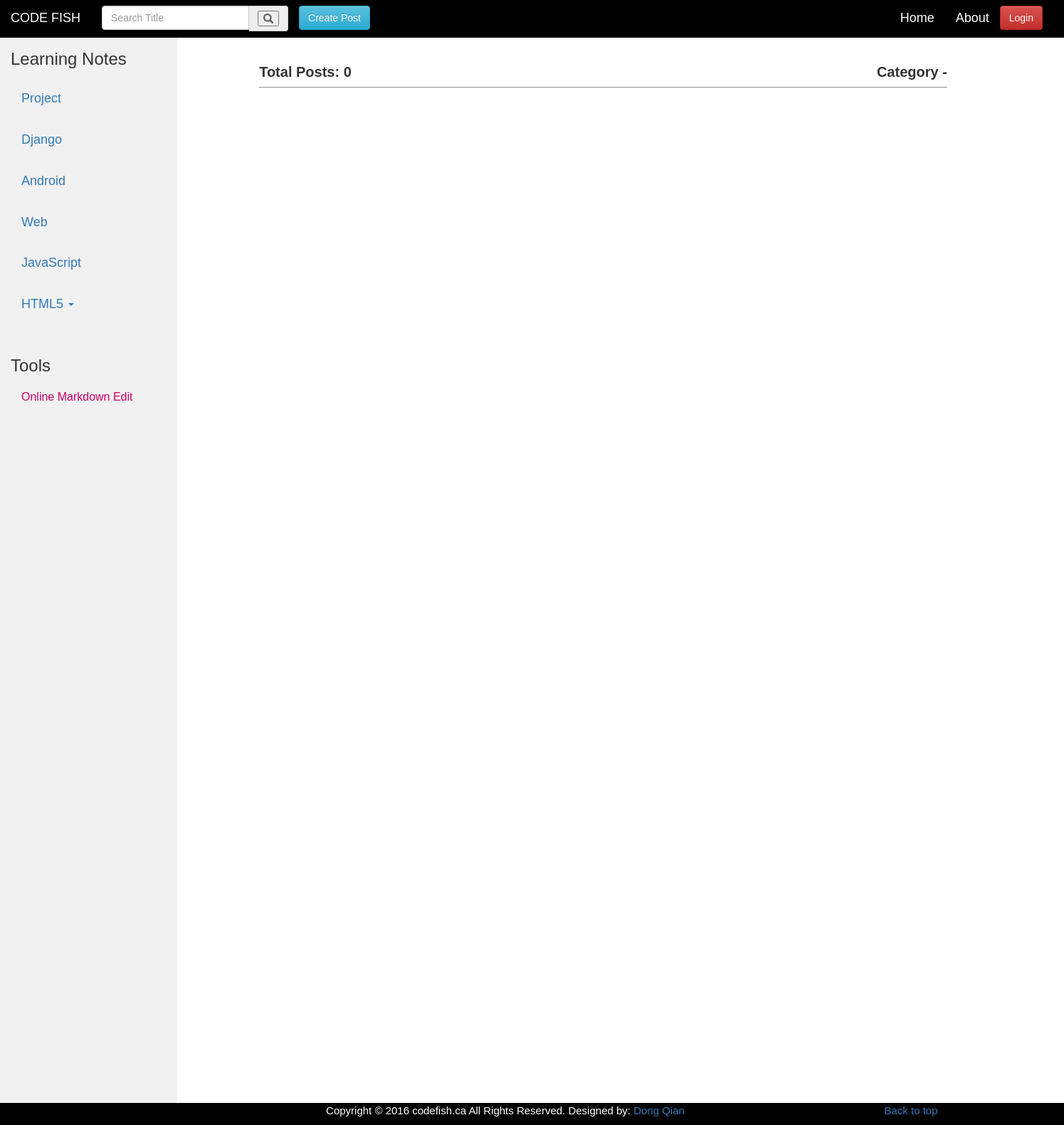
Before: /category/Web/ with the older database file.
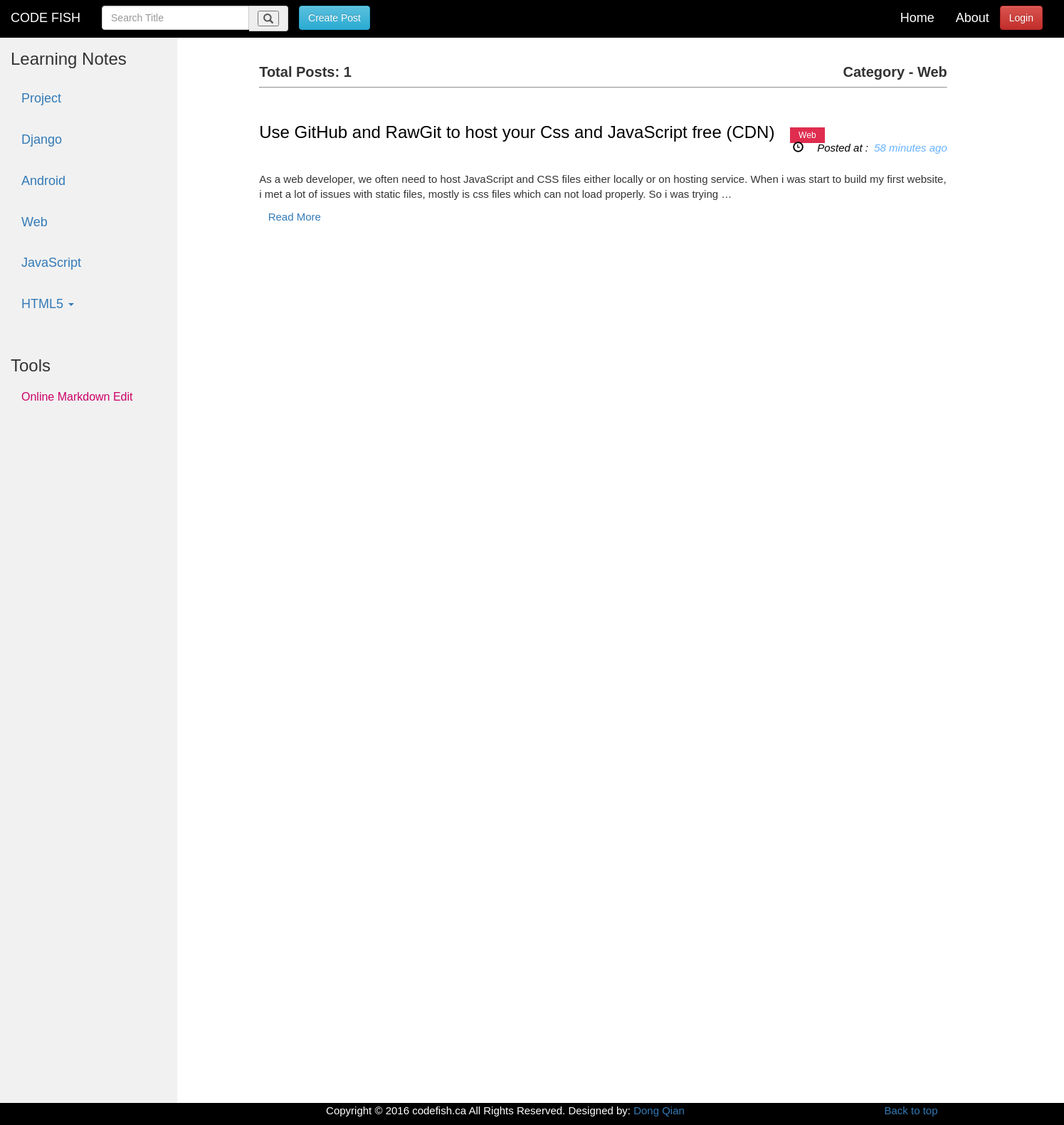
After: the same page with the newer database file.
### article/models.py (models this page shows, shortened)
class Article(models.Model) :
    title = models.CharField(max_length = 100)
    category = models.CharField(max_length = 50)
    date_time = models.DateTimeField(auto_now_add = True)
    content = models.TextField()
    slug = models.SlugField(max_length=100, unique=True, db_index=True)
    views = models.IntegerField(default=0)
    class Meta:
        ordering = ['-date_time']

### article/views.py (the view)
# urls.py: url(r'^category/(?P<tag>\w+)/$', views.search_tag, name='search_tag'),
def search_tag(request, tag):
    try:
        post_list = Article.objects.filter(category__iexact=tag)
    except Article.DoesNotExist:
        raise Http404
    context = {
        'post_list': post_list,
    }
    return render(request, 'postList.html', context)

### article/templatetags/custom_markdown.py (called while the page is built)
@register.filter(is_safe=True)
@stringfilter
def custom_markdown(value):
    return mark_safe(markdown.markdown(value,
        extensions = ['markdown.extensions.fenced_code', 'markdown.extensions.codehilite'],
                                       safe_mode=True,
                                       enable_attributes=False))

### templates/postList.html (shortened to what this page needs)
{% extends "base.html" %}
{% load custom_markdown %}
{% block content %}
<div>
    {% if error %}
        <h2 class="post-title">No articles match your search!</a></h2>
    {% else %}
    <div>
        <h3 class ='totalPost'> Total Posts: {{ post_list.count }}<span class="head">Category - {{ post_list.0.category }} </span></h3>
        <hr id="underLine">
    </div>
    <br>
    {% for post in post_list %}
        <h3><a class="title" href="{% url "postDetail" slug=post.slug %}">{{ post.title }}</a>
            <a class ="category" href="{% url "search_tag" tag=post.category %}">{{ post.category }}</a>
            <span class="timeLocation"><span class="glyphicon glyphicon-time">&nbsp;</span> Posted at&nbsp;:&nbsp;&nbsp;<span class="time">{{ post.date_time | timesince}} ago</span></span>
        </h3><br>
        <p class="content-markdown">{{ post.content|custom_markdown|truncatewords_html:50 }}<a href="{% url "postDetail" slug=post.slug %}">&nbsp;&nbsp;&nbsp;Read More</a></p>
        <br><br><br>
    {% endfor %}
    {% endif %}
    <div class="container text-center">
    </div>
</div>
{% endblock %}

### templates/base.html (shortened to what this page needs)
<!DOCTYPE html>
{% load static %}
<html lang="en">
<head>
    <link rel="stylesheet" href="https://maxcdn.bootstrapcdn.com/bootstrap/3.3.7/css/bootstrap.min.css"
>
    <link rel="stylesheet" href="https://maxcdn.bootstrapcdn.com/bootstrap/3.3.7/css/bootstrap-theme.min.css"
>
    <link rel="stylesheet" href="{% static "css\codefish.css" %}"/>
    <link rel="stylesheet" href="{% static "css\github.css" %}"/>
</head>
<body>
    <nav class="navbar navbar-inverse navbar-fixed-top">
        <div class="container-fluid">
            <div class="navbar-header">
                <a class="navbar-brand" href="{% url "home" %}">
                CODE FISH</a>
            </div>
            <form class="navbar-form navbar-left" action="/search/" method="GET">
                <div class="input-group stylish-input-group">
                    <input type="text" class="form-control"  name ="search" placeholder="Search Title" >
                    <span class="input-group-addon">
                    <button type="submit">
                    <span class="glyphicon glyphicon-search"></span>
                    </button>
                    </span>
                </div>
            </form>
            <div class="collapse navbar-collapse" id="myNavbar">
                <a href="{% url "post_create" %}"><button class="btn btn-info navbar-btn create">Create Post</button></a>
                <ul class="nav navbar-nav navbar-right">
                    <li><a href="{% url "home" %}">Home</a></li>
                    <li><a href="{% url "about" %}">About</a></li>
					{% if not user.is_authenticated %}
					<a href="{% url "login" %}"><button class="btn btn-danger navbar-btn login">Login</button></a>
					{% endif %}
                </ul>
            </div>
      </div>
    </nav>
    <div class="container-fluid">
        <div class="row">
            <div class="col-sm-2 sidenav">
                <h3>Learning Notes</h3>
                    <ul class="nav nav-pill nav-stacked">
                        <li><a href="{% url "search_tag" tag="Project" %}">Project</a></li>
                        <li><a href="{% url "search_tag" tag="Django" %}">Django</a></li>
                        <li><a href="{% url "search_tag" tag="Android" %}">Android</a></li>
                        <li><a href="{% url "search_tag" tag="Web" %}">Web</a></li>
                        <li><a href="{% url "search_tag" tag="JavaScript" %}">JavaScript</a></li>
                        <li class="dropdown">
                        <a class="dropdown-toggle" data-toggle="dropdown" href="#">HTML5
                        <span class="caret"></span></a>
                        </li>
                    </ul>
                    <div class="link">
                        <h3>Tools</h3>
                        <ul class="nav nav-pill nav-stacked tools">
                            <li><a href="https://stackedit.io/"><p>Online Markdown Edit</p></a></li>
                        </ul>
                    </div>
            </div>
            <div class="col-sm-8 content">
                <div>
                    {% block content %}
                    {% endblock %}
                </div>
            </div>
        </div>
    </div>
    <footer>
      <div class="container text-center">
          <p class="pull-right"><a href="#">Back to top</a></p>
          <p>Copyright © 2016  codefish.ca  All Rights Reserved.   Designed by:  <a href="{% url "about" %}">Dong Qian</a></p>
      </div>
    </footer>
</body>
</html>

### static/css/codefish.css (style rules this page uses)
.navbar { background: black; }
body { font-family: Arial, Helvetica, verdana, arial, sans-serif; font-size: 15px; border: 0 none; padding-top: 50px; }
.sidenav { background-color: #f1f1f1; height: 100%; }
.row { height: 1500px; }
footer { background: black; color: white; }
.nav.navbar-nav.navbar-right li a { color: white; font-size:18px; }
.btn.btn-danger.navbar-btn.login { margin-right:30px; }
.nav.nav-pill.nav-stacked li a { font-size:18px; padding-top:20px; }
.col-sm-8.content { margin-left: 100px; padding-top: 20px; }
a.category { margin: 0 0.1em; padding: 0.3em 1em; background: #df2d4f; font-size: 90%; color: white; font-size: 12px; margin-left:15px; }
#underLine { display: block; margin-top: 0.5em; margin-bottom: 0.5em; margin-left: auto; margin-right: auto; border-style: inset; border-width: 1px; }
.head { font-size: 20px; float: right; font-weight: bold; }
.title { color:black; }
span.timeLocation { font-style: italic; font-size: 15px; color: black; float: right; }
.time { color: #66b2ff; }
.link { margin-top: 50px; }
.nav.nav-pill.nav-stacked.tools li a { font-size:16px; padding-top:10px; color: #cc0066; }
.totalPost { font-size: 20px; font-weight: bold; }

Changed rows visible on the page:
added Article: category "Web", title "Use GitHub and RawGit to host your Css and JavaScript free (CDN)", date_time "58 minutes", content|custom_markdown "As a web developer, we often need to host JavaScript and CSS files either locally or on hosting service. When i was start to build my first website, i met a lot of issues with static files, mostly is css files which can not load properly. So i was trying …"
Other visible differences:
{{ post_list.count }}: "0" → "1"
